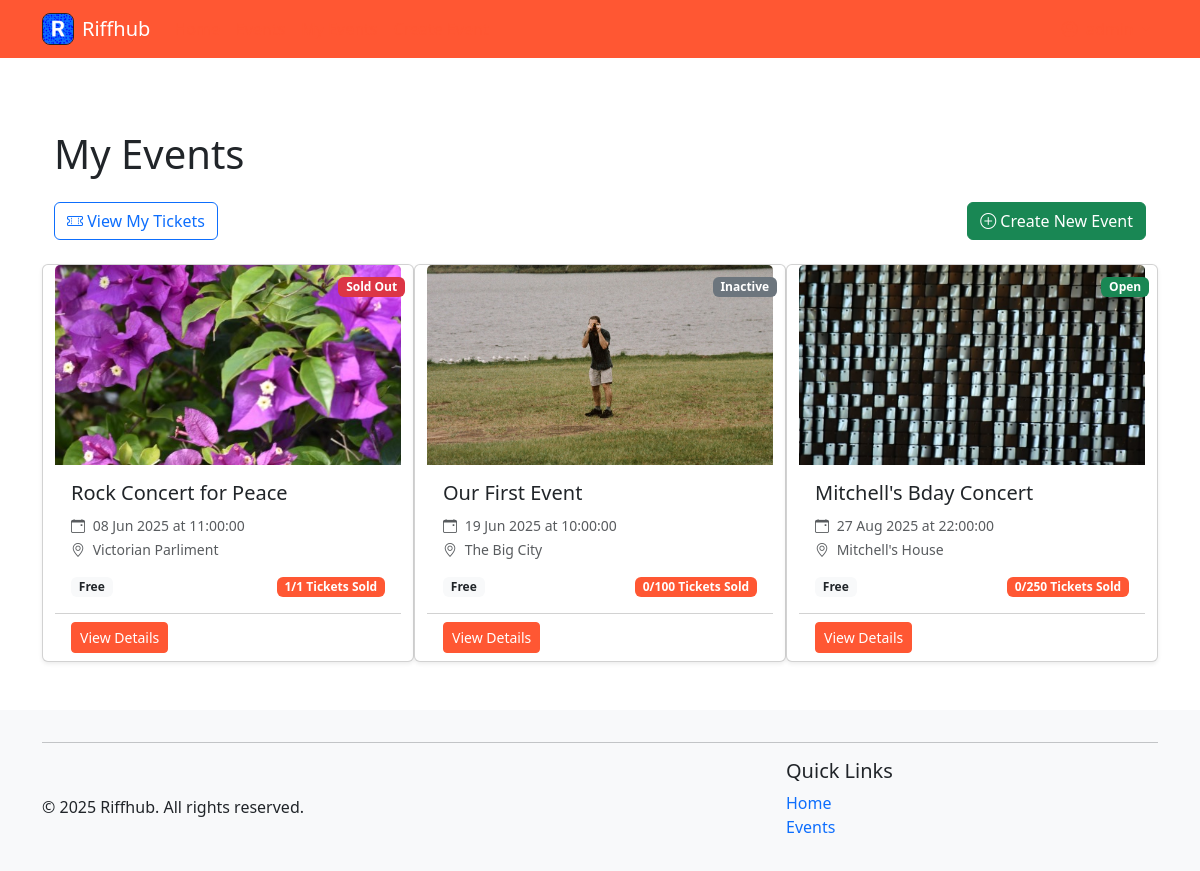
The page /events/my-events (signed in) on the database its author committed.
### riffhub/models.py (models this page shows, shortened)
class Event(db.Model):
    __tablename__ = 'events'
    id = db.Column(db.Integer, primary_key=True)
    title = db.Column(db.String(120), nullable=False)
    description = db.Column(db.Text)
    genre_id = db.Column(db.Integer, db.ForeignKey('genres.id'))
    date = db.Column(db.Date, nullable=False)
    time = db.Column(Time, nullable=False)
    location = db.Column(db.String(120))
    image = db.Column(db.String(255))
    capacity = db.Column(db.Integer, default=0)  # 0 means unlimited capacity
    price = db.Column(db.Double, default=0)  # 0 means free entry
    organizer_id = db.Column(db.Integer, db.ForeignKey('users.id'))
    created_at = db.Column(db.DateTime, default=datetime.utcnow)
    tickets = db.relationship('Ticket', backref='event', lazy='dynamic', cascade='all, delete-orphan')
    comments = db.relationship('Comment', backref='event', lazy='dynamic', cascade='all, delete-orphan')
    performances = db.relationship('Performance', backref='event', lazy='dynamic', cascade='all, delete-orphan')
    @property
    def ticket_count(self):
        from riffhub.models import Order  # Import here to avoid circular imports
        return db.session.query(db.func.sum(Ticket.quantity))\
            .join(Order)\
            .filter(Ticket.event_id == self.id)\
            .filter(Order.status == 'completed')\
            .scalar() or 0
    @property
    def is_full(self):
        return self.capacity > 0 and self.ticket_count >= self.capacity

### riffhub/blueprints/events/routes.py (the view)
@bp.route('/my-events')
@login_required
def my_events():
    user_id = session['user_id']
    created_events = Event.query.filter_by(organizer_id=user_id).order_by(Event.date).all()
    current_date = date.today()
    return render_template('my_events.html',
                          created_events=created_events,
                          current_date=current_date)

### riffhub/helpers.py (called while the page is built)
def login_required(f):
    @wraps(f)
    def decorated_function(*args, **kwargs):
        if 'user_id' not in session:
            flash('Please log in to access this page', 'danger')
            return redirect(url_for('auth.login'))
        return f(*args, **kwargs)
    return decorated_function

def utility_processor():
    def format_date(date_str):
        try:
            if isinstance(date_str, str):
                date_obj = datetime.strptime(date_str, '%Y-%m-%d')
                return date_obj.strftime('%B %d, %Y')
            return date_str.strftime('%B %d, %Y')
        except:
            return date_str
    return dict(format_date=format_date, now=datetime.now())

### riffhub/blueprints/events/templates/my_events.html (shortened to what this page needs)
{% extends 'base.html' %}
{% import 'macros.html' as macros %}
{% block content %}
<div class="container my-5">
    <h1 class="mb-4">My Events</h1>
    <div class="d-flex justify-content-between align-items-center mb-4">
        <a href="{{ url_for('events.my_tickets') }}" class="btn btn-outline-primary">
            <i class="bi bi-ticket-perforated"></i> View My Tickets
        </a>
        <a href="{{ url_for('events.create') }}" class="btn btn-success">
            <i class="bi bi-plus-circle"></i> Create New Event
        </a>
    </div>
    {% if created_events %}
        <div class="row row-cols-1 row-cols-md-3 g-4">
            {% for event in created_events %}
                {{ macros.event_card(event, current_date) }}
            {% endfor %}
        </div>
    {% endif %}
</div>
{% endblock %}

### riffhub/templates/macros.html (shortened to what this page needs)
{% macro event_card(event, current_date, show_actions=False) %}
<div class="card h-100 event-card shadow-sm">
    {% if event.image %}
        <img src="{{ url_for('static', filename='uploads/' + event.image) }}" class="card-img-top" alt="{{ event.title }}" style="height: 200px; object-fit: cover;">
    {% else %}
        <img src="{{ url_for('static', filename='img/event-placeholder.jpg') }}" class="card-img-top" alt="Event placeholder" style="height: 200px; object-fit: cover;">
    {% endif %}
    <div class="event-status position-absolute top-0 end-0 p-2">
        {% if event.is_full %}
            <span class="badge bg-danger">Sold Out</span>
        {% elif event.date < current_date %}
            <span class="badge bg-secondary">Inactive</span>
        {% else %}
            <span class="badge bg-success">Open</span>
        {% endif %}
    </div>
    <div class="card-body">
        <h5 class="card-title">{{ event.title }}</h5>
        <p class="card-text">
            <small class="text-muted">
                <i class="bi bi-calendar-event me-1"></i> {{ event.date.strftime('%d %b %Y') }}
                {% if event.time %}
                    at {{ event.time }}
                {% endif %}
            </small><br>
            {% if event.location %}
            <small class="text-muted">
                <i class="bi bi-geo-alt me-1"></i> {{ event.location }}
            </small>
            {% endif %}
        </p>
        <div class="d-flex justify-content-between align-items-center mt-2">
            {% if event.price > 0 %}
                <span class="badge bg-info text-dark">${{ "%.2f"|format(event.price) }}</span>
            {% else %}
                <span class="badge bg-light text-dark">Free</span>
            {% endif %}
            <span class="badge bg-primary">
                {% if event.capacity > 0 %}
                    {{ event.ticket_count }}/{{ event.capacity }} Tickets Sold
                {% else %}
                    {{ event.ticket_count }} Tickets Sold
                {% endif %}
            </span>
        </div>
    </div>
    <div class="card-footer d-flex justify-content-between bg-white">
        <a href="{{ url_for('events.detail', event_id=event.id) }}" class="btn btn-sm btn-primary">View Details</a>
    </div>
</div>
{% endmacro %}

### .utils/ass_2_reference/static/style/styles.css (style rules this page uses)
:root { --brand-primary: #ff5733; --brand-highlight: #ff7300; }
body { text-decoration: none; }
.bg-primary { background-color: var(--brand-primary) !important; }
.btn-primary { background-color: var(--brand-primary); border-color: var(--brand-primary); }

### riffhub/templates/base.html (style rules this page uses)
.flex-wrapper { min-height: 100vh; display: flex; flex-direction: column; }

### rows shown on the page
Event: image (picture), shows "Sold Out", title "Rock Concert for Peace", date "08 Jun 2025", time "11:00:00", location "Victorian Parliment", price "Free", ticket_count "1", capacity "1"
Event: image (picture), shows "Inactive", title "Our First Event", date "19 Jun 2025", time "10:00:00", location "The Big City", price "Free", ticket_count "0", capacity "100"
Event: image (picture), shows "Open", title "Mitchell's Bday Concert", date "27 Aug 2025", time "22:00:00", location "Mitchell's House", price "Free", ticket_count "0", capacity "250"
